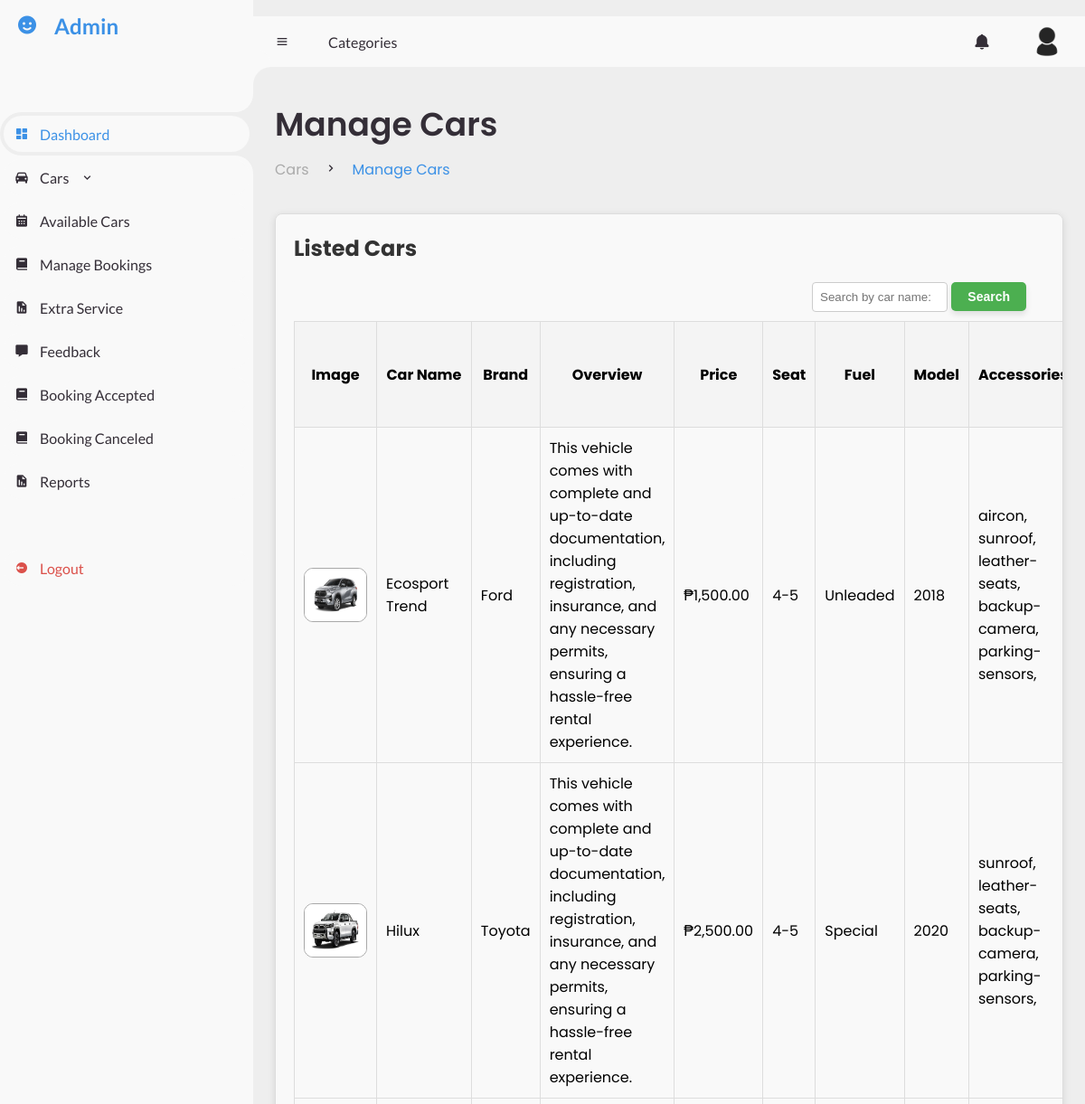
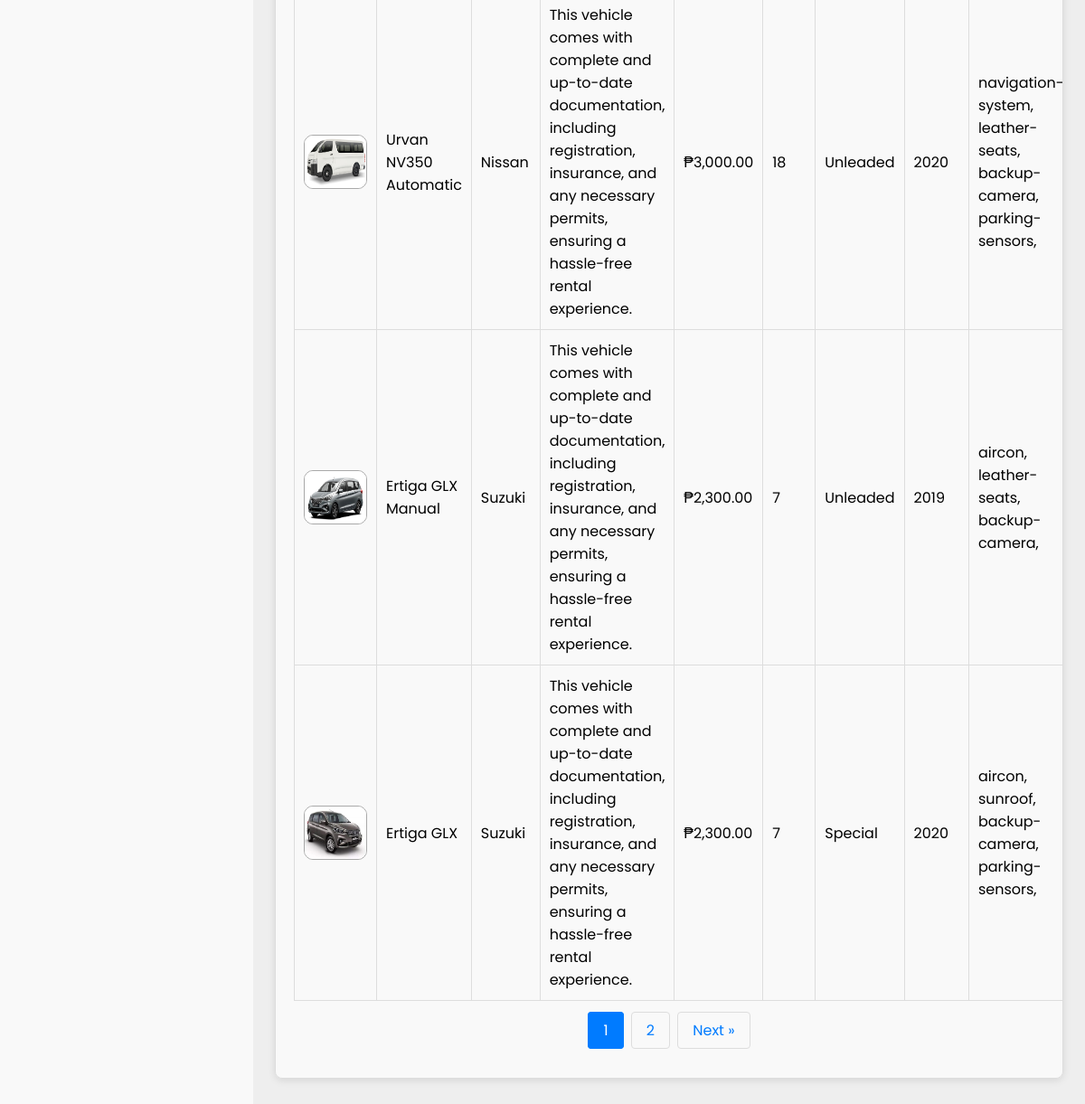
Page /admin/managecar.php (signed in) on the committed database (2 pictures, top to bottom).
### tables this page shows
CREATE TABLE `vehicles` (
  `id` int(100) NOT NULL,
  `car_name` varchar(100) NOT NULL,
  `car_brand` varchar(100) NOT NULL,
  `overview` varchar(200) NOT NULL,
  `price` varchar(100) NOT NULL,
  `seat` varchar(100) NOT NULL,
  `fuel` varchar(100) NOT NULL,
  `model` varchar(100) NOT NULL,
  `image` varchar(100) NOT NULL,
  `accessories` varchar(100) NOT NULL,
  `available` varchar(100) NOT NULL,
  `end_date` varchar(100) NOT NULL,
  `status` int(11) NOT NULL
);

### admin/managecar.php (the view, shortened to what this page needs)
<!DOCTYPE html>
<html lang="en">
<head>
	<link href='https://unpkg.com/boxicons@2.0.9/css/boxicons.min.css' rel='stylesheet'>
	<link rel="stylesheet" href="style.css">
</head>
<body>
	<section id="sidebar">
		<a href="#" class="brand">
			<i class='bx bxs-smile'></i>
			<span class="text">Admin</span>
		</a>
		<ul class="side-menu top">
			<li class="active">
				<a href="#">
					<i class='bx bxs-dashboard' ></i>
					<span class="text">Dashboard</span>
				</a>
			</li>
			<li>
				<a href="#" class="dropdown-toggle">
					<i class='bx bxs-car'></i>
					<span class="text">Cars</span>
					<i class='bx bx-chevron-down'></i>
				</a>
			</li>
			<li>
				<a href="calendar.php">
					<i class='bx bxs-calendar' ></i>
					<span class="text">Available Cars</span>
				</a>
			</li>
			<li>
				<a href="managebook.php">
					<i class='bx bxs-book' ></i>
					<span class="text">Manage Bookings</span>
				</a>
			</li>
			<li>
				<a href="service.php">
					<i class='bx bxs-report' ></i>
					<span class="text">Extra Service</span>
				</a>
			</li>
			<li >
				<a href="managereview.php">
					<i class='bx bxs-message' ></i>
					<span class="text">Feedback</span>
				</a>
			</li>
			<li >
				<a href="accepted.php">
					<i class='bx bxs-book' ></i>
					<span class="text">Booking Accepted</span>
				</a>
			</li>
			<li >
				<a href="cancel.php">
					<i class='bx bxs-book' ></i>
					<span class="text">Booking Canceled</span>
				</a>
			</li>
			<li>
				<a href="user.php">
					<i class='bx bxs-report' ></i>
					<span class="text">Reports</span>
				</a>
			</li>
		</ul>
		<ul class="side-menu">
			<li>
				<a href="logout.php" class="logout">
					<i class='bx bxs-log-out-circle'></i>
					<span class="text">Logout</span>
				</a>
			</li>
		</ul>
	</section>
	<section id="content">
		<nav>
			<i class='bx bx-menu' ></i>
			<a href="#" class="nav-link">Categories</a>
			<div class="notification-wrapper">
                <a href="#" class="notification" id="notificationBell">
                    <i class='bx bxs-bell'></i>
                </a>
            </div>
			<a href="#" class="profile">
				<img src="../login/image/user.png">
			</a>
		</nav>
		<main>
			<div class="head-title">
				<div class="left">
					<h1>Manage Cars</h1>
					<ul class="breadcrumb">
						<li>
							<a href="#">Cars</a>
						</li>
						<li><i class='bx bx-chevron-right' ></i></li>
						<li>
							<a class="active" href="#">Manage Cars</a>
						</li>
					</ul>
				</div>
                <div class="brands-box">
					<h2>Listed Cars</h2>
					<div class="search-container">
						<form class="search" method="GET" action="">
							<input type="text" name="search" class="search-bar" placeholder="Search by car name:">
							<button type="submit">Search</button>
						</form>
					</div>
					<?php
						$con = connect();
						$recordsPerPage = 5;
						$pageNumber = isset($_GET['page']) ? (int)$_GET['page'] : 1;
						$offset = ($pageNumber - 1) * $recordsPerPage;
						$searchQuery = isset($_GET['search']) ? $con->real_escape_string($_GET['search']) : '';
						$sql = "SELECT COUNT(*) as total FROM `vehicles` WHERE `car_name` LIKE '%$searchQuery%'";
						$result = $con->query($sql);
						$totalRecords = $result->fetch_assoc()['total'];
						$totalPages = ceil($totalRecords / $recordsPerPage);
						$sql = "SELECT * FROM `vehicles` WHERE `car_name` LIKE '%$searchQuery%' ORDER BY `id` DESC LIMIT $offset, $recordsPerPage";
						$result = $con->query($sql);
					?>
						<table class="brands-table" border="1">
							<thead>
								<tr>
									<th rowspan="2">Image</th>
									<th rowspan="2">Car Name</th>
									<th rowspan="2">Brand</th>
									<th rowspan="2">Overview</th>
									<th rowspan="2">Price</th>
									<th rowspan="2">Seat</th>
									<th rowspan="2">Fuel</th>
									<th rowspan="2">Model</th>
									<th rowspan="2">Accessories</th>
								</tr>
								<tr>
								</tr>
							</thead>
							<tbody>
								<?php
								if ($result && $result->num_rows > 0) {
									foreach ($result as $r) {
										?>
										<tr class="gradeX">
											<td class="center hidden-phone">
												<figure class="image rounded">
													<img style="height: 60px;width: 70px;border-radius: 10px; border: 1px solid darkgray;" src="uploads/<?php echo $r['image']; ?>" alt="Item Image">
												</figure>
											</td>
											<td><?php echo $r['car_name']; ?></td>
											<td><?php echo $r['car_brand']; ?></td>
											<td><?php echo $r['overview']; ?></td>
											<td>₱<?php echo number_format($r['price'], 2); ?></td>
											<td><?php echo $r['seat']; ?></td>
											<td><?php echo $r['fuel']; ?></td>
											<td><?php echo $r['model']; ?></td>
											<td><?php echo $r['accessories']; ?></td>
										</tr>
										<?php
									}
								} else {
									echo "<tr><td colspan='13'>No cars found.</td></tr>";
								}
								?>
							</tbody>
						</table>
						<div class="pagination">
							<?php for ($i = 1; $i <= $totalPages; $i++): ?>
								<a href="?page=<?php echo $i; ?>&search=<?php echo htmlspecialchars($searchQuery); ?>" <?php if ($i == $pageNumber) echo 'class="active"'; ?>><?php echo $i; ?></a>
							<?php endfor; ?>
							<?php if ($pageNumber < $totalPages): ?>
								<a href="?page=<?php echo $pageNumber + 1; ?>&search=<?php echo htmlspecialchars($searchQuery); ?>">Next &raquo;</a>
							<?php endif; ?>
						</div>
			</div>
        </main>
    </section>
</body>
</html>

### admin/managecar.php (style rules this page uses)
.brands-box { padding: 20px; background-color: #f9f9f9; border-radius: 8px; box-shadow: 0 2px 8px rgba(0, 0, 0, 0.1); margin: 20px 0; max-width: 100%; overflow-x: auto; box-sizing: border-box; }
.brands-table { width: 100%; max-width: 100%; border-collapse: collapse; }
.brands-table th { text-align: center; }
.pagination { text-align: center; margin: 20px 0; }
.pagination a { color: #007bff; padding: 8px 16px; text-decoration: none; border: 1px solid #ddd; border-radius: 4px; margin: 0 2px; }
.pagination a.active { background-color: #007bff; color: white; border: 1px solid #007bff; }
.search button[type="submit"] { background-color: #4CAF50; color: white; padding: 8px 18px; border: none; border-radius: 5px; font-size: 14px; font-weight: bold; cursor: pointer; box-shadow: 0 4px 6px rgba(0, 0, 0, 0.1); transition: background-color 0.3s ease, box-shadow 0.3s ease; }

### rows in the picture
vehicles: image (picture), car_name "Ecosport Trend", car_brand "Ford", overview "This vehicle comes with complete and up-to-date documentation, including registration, insurance, and any necessary permits, ensuring a hassle-free rental experience.", price "1,500.00", seat "4-5", fuel "Unleaded", model "2018", accessories "aircon, sunroof, leather-seats, backup-camera, parking-sensors,"
vehicles: image (picture), car_name "Hilux", car_brand "Toyota", overview "This vehicle comes with complete and up-to-date documentation, including registration, insurance, and any necessary permits, ensuring a hassle-free rental experience.", price "2,500.00", seat "4-5", fuel "Special", model "2020", accessories "sunroof, leather-seats, backup-camera, parking-sensors,"
vehicles: image (picture), car_name "Urvan NV350 Automatic", car_brand "Nissan", overview "This vehicle comes with complete and up-to-date documentation, including registration, insurance, and any necessary permits, ensuring a hassle-free rental experience.", price "3,000.00", seat "18", fuel "Unleaded", model "2020", accessories "navigation-system, leather-seats, backup-camera, parking-sensors,"
vehicles: image (picture), car_name "Ertiga GLX Manual", car_brand "Suzuki", overview "This vehicle comes with complete and up-to-date documentation, including registration, insurance, and any necessary permits, ensuring a hassle-free rental experience.", price "2,300.00", seat "7", fuel "Unleaded", model "2019", accessories "aircon, leather-seats, backup-camera,"
vehicles: image (picture), car_name "Ertiga GLX", car_brand "Suzuki", overview "This vehicle comes with complete and up-to-date documentation, including registration, insurance, and any necessary permits, ensuring a hassle-free rental experience.", price "2,300.00", seat "7", fuel "Special", model "2020", accessories "aircon, sunroof, backup-camera, parking-sensors,"
